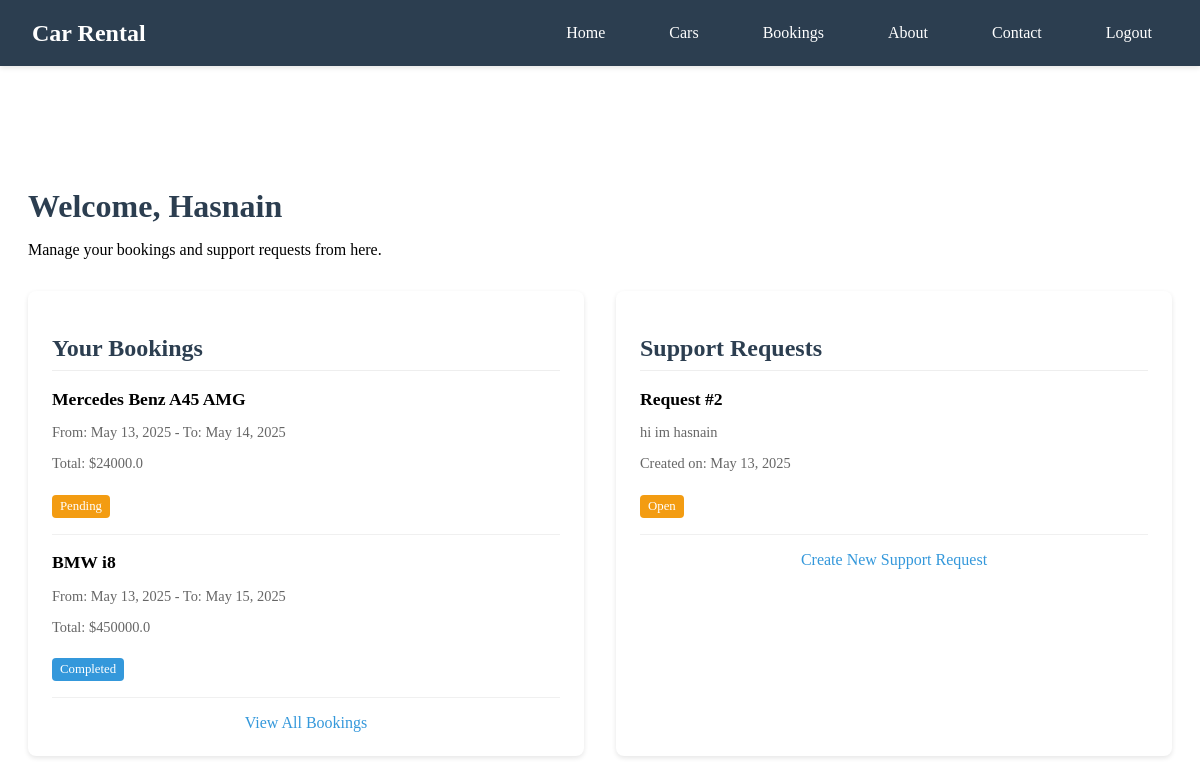
/dashboard/ (signed in), run on the app's committed database.
### car_rental/models.py (models this page shows, shortened)
class User(AbstractUser):
    is_admin = models.BooleanField(default=False)
    registration_date = models.DateTimeField(auto_now_add=True)

class Booking(models.Model):
    STATUS_CHOICES = [
        ('PENDING', 'Pending'),
        ('CONFIRMED', 'Confirmed'),
        ('COMPLETED', 'Completed'),
        ('CANCELLED', 'Cancelled'),
    ]
    user = models.ForeignKey(User, on_delete=models.CASCADE)
    car = models.ForeignKey(Car, on_delete=models.CASCADE)
    start_date = models.DateField()
    end_date = models.DateField()
    total_price = models.FloatField()
    status = models.CharField(max_length=20, choices=STATUS_CHOICES, default='PENDING')

class Car(models.Model):
    TRANSMISSION_CHOICES = [
        ('MANUAL', 'Manual'),
        ('AUTOMATIC', 'Automatic'),
    ]
    make = models.CharField(max_length=50)
    model = models.CharField(max_length=50)
    year = models.IntegerField()
    price_per_day = models.FloatField()
    availability = models.BooleanField(default=True)
    transmission_type = models.CharField(max_length=20, choices=TRANSMISSION_CHOICES, default='AUTOMATIC')
    image_url = models.URLField(max_length=500, blank=True, null=True,
                               default="https://th.bing.com/th/id/R.c33768fe42791b045951429e0502701a?rik=Os5%2fNGBq8DeSgw&riu=http%3a%2f%2fwww.pixelstalk.net%2fwp-content%2fuploads%2f2016%2f06%2fCar-desktop-backgrounds-car-wallpapers-car-hd-photo.jpg&ehk=QhMJa%2bXR7ppHcBMx0gOMEXaZCCSYCneetAeXVsfTaPc%3d&risl=&pid=ImgRaw&r=0")

class SupportRequest(models.Model):
    STATUS_CHOICES = [
        ('OPEN', 'Open'),
        ('IN_PROGRESS', 'In Progress'),
        ('RESOLVED', 'Resolved'),
        ('CLOSED', 'Closed'),
    ]
    user = models.ForeignKey(User, on_delete=models.CASCADE)
    message = models.TextField()
    created_at = models.DateTimeField(auto_now_add=True)
    status = models.CharField(max_length=20, choices=STATUS_CHOICES, default='OPEN')

### car_rental/views.py (the view)
# urls.py: path('dashboard/', views.dashboard, name='dashboard'),
@login_required
def dashboard(request):
    bookings = Booking.objects.filter(user=request.user).exclude(status='CANCELLED').order_by('-start_date')
    support_requests = SupportRequest.objects.filter(user=request.user).order_by('-created_at')
    context = {
        'bookings': bookings,
        'support_requests': support_requests,
    }
    return render(request, 'dashboard.html', context)

### car_rental/templates/dashboard.html
{% extends 'base.html' %} {% load static %}
{% block title %}Dashboard - Car Rental{% endblock %} {% block css %}
<link rel="stylesheet" href="{% static 'css/dashboard.css' %}" />
{% endblock %} {% block content %}
<div class="dashboard-container">
  <div class="dashboard-header">
    <h1>Welcome, {{ user.username }}</h1>
    <p>Manage your bookings and support requests from here.</p>
  </div>
  <div class="dashboard-grid">
    <div class="dashboard-section">
      <h2>Your Bookings</h2>
      {% if bookings %} {% for booking in bookings %}
      <div class="booking-item">
        <h3>{{ booking.car.make }} {{ booking.car.model }}</h3>
        <div class="booking-details">
          <p>From: {{ booking.start_date }} - To: {{ booking.end_date }}</p>
          <p>Total: ${{ booking.total_price }}</p>
        </div>
        <div class="booking-status status-{{ booking.status|lower }}">
          {{ booking.get_status_display }}
        </div>
      </div>
      {% endfor %}
      <a href="{% url 'booking_list' %}" class="view-all">View All Bookings</a>
      {% else %}
      <p>You don't have any bookings yet.</p>
      <a href="{% url 'car_list' %}" class="view-all">Browse Available Cars</a>
      {% endif %}
    </div>
    <div class="dashboard-section">
      <h2>Support Requests</h2>
      {% if support_requests %} {% for request in support_requests %}
      <div class="support-item">
        <h3>Request #{{ request.id }}</h3>
        <div class="support-details">
          <p>{{ request.message|truncatechars:100 }}</p>
          <p>Created on: {{ request.created_at|date:"M d, Y" }}</p>
        </div>
        <div class="support-status status-{{ request.status|lower|cut:' ' }}">
          {{ request.get_status_display }}
        </div>
      </div>
      {% endfor %} {% else %}
      <p>You don't have any support requests yet.</p>
      {% endif %}
      <a href="{% url 'create_support_request' %}" class="view-all"
        >Create New Support Request</a
      >
    </div>
  </div>
</div>
{% endblock %}

### car_rental/static/css/dashboard.css (style rules this page uses)
.dashboard-container { max-width: 1200px; margin: 100px auto 40px; padding: 0 20px; }
.dashboard-header { margin-bottom: 2rem; }
.dashboard-header h1 { color: #2c3e50; margin-bottom: 1rem; }
.dashboard-grid { display: grid; grid-template-columns: 1fr 1fr; gap: 2rem; }
.dashboard-section { background: white; padding: 1.5rem; border-radius: 8px; box-shadow: 0 2px 5px rgba(0, 0, 0, 0.1); }
.dashboard-section h2 { margin-bottom: 1rem; color: #2c3e50; border-bottom: 1px solid #eee; padding-bottom: 0.5rem; }
.booking-item, .support-item { margin-bottom: 1rem; padding-bottom: 1rem; border-bottom: 1px solid #f0f0f0; }
.booking-item h3, .support-item h3 { margin-bottom: 0.5rem; font-size: 1.1rem; }
.booking-details, .support-details { color: #666; font-size: 0.9rem; }
.booking-status, .support-status { display: inline-block; padding: 0.25rem 0.5rem; border-radius: 4px; color: white; font-size: 0.8rem; margin-top: 0.5rem; }
.status-pending { background-color: #f39c12; }
.status-completed { background-color: #3498db; }
.status-open { background-color: #f39c12; }
.view-all { display: block; text-align: center; margin-top: 1rem; color: #3498db; text-decoration: none; }

### data on the page
User: username "Hasnain"
Booking: car.make "Mercedes", car.model "Benz A45 AMG", start_date "May 13, 2025", end_date "May 14, 2025", total_price "24000.0", status "Pending"
Booking: car.make "BMW", car.model "i8", start_date "May 13, 2025", end_date "May 15, 2025", total_price "450000.0", status "Completed"
SupportRequest: id "2", message "hi im hasnain", created_at "May 13, 2025", status "Open"
